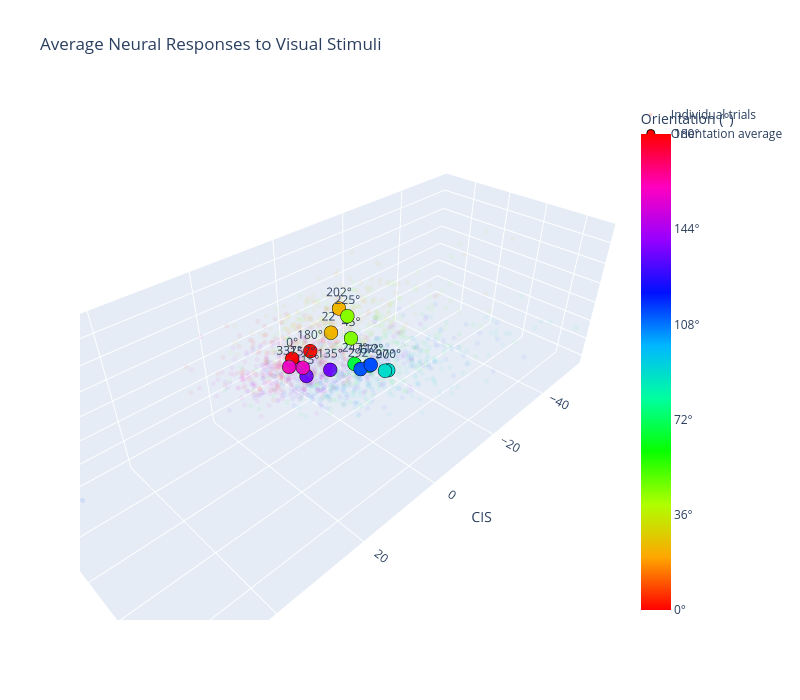

The notebook cell saved with this chart:
### Code cell
# Visual-tuning ring: project per-orientation average responses into a PCA or
# LDA basis (optionally with the CIS/mean axis) and draw the ring, overlaying
# low-alpha per-trial points. Thin wrapper over the shared helpers above.
#
# NOTE ON TIMESCALE: visual responses are summed over STIM_MS (500 ms), but the
# oracle / targeted stim averages overlaid in later cells are summed over
# VIS_ORIENT_TIME (600 ms). To keep one consistent space, `scale` rescales the
# visual responses up to the 600 ms window (default VIS_ORIENT_TIME/STIM_MS),
# exactly as build_projection does in the trajectory cell. The returned `proj`
# and `mean_vec` are therefore on the 600 ms scale, so 600 ms overlays can be
# projected with (X - mean_vec) @ proj and no extra factor.
def make_ring(avg_responses, visual_orientation_degs, visual_trial_df, visual_spikes,
              mode="pca", proj=None, include_CIS=True, scale=None):
    if scale is None:
        scale = VIS_ORIENT_TIME / STIM_MS          # 600 / 500 -> match overlay window
    n_neurons = avg_responses.shape[1]
    neuron_to_idx = {n: i for i, n in enumerate(np.sort(visual_spikes['neuron_id'].unique()))}
    sum_responses = avg_responses.sum(axis=-1)             # (n_orient, n_neurons) per-orientation averages

    # Build the basis (unless caller supplied one). LDA fits on per-trial counts
    # over a 600 ms window; PCA fits on the per-orientation averages. The `scale`
    # is applied inside build_projection so proj/mean_vec are on the 600 ms scale.
    if proj is None:
        lda_trials = None
        if mode == "lda":
            lda_trials = trial_counts(visual_spikes, visual_trial_df, visual_orientation_degs,
                                      neuron_to_idx, 600, n_neurons)
        proj, coords, mean_vec = build_projection(sum_responses, mode=mode,
                                        include_cis=include_CIS, scale=scale,
                                        lda_trials=lda_trials, verbose=True)
    else:
        # mean_vec is unavailable when a basis is supplied; recompute it on the
        # same scaled responses the basis was built from so centering matches.
        mean_vec = (sum_responses * scale).mean(axis=0, keepdims=True)
        coords = (sum_responses * scale - mean_vec) @ proj

    # Per-trial points (spike counts over the full stim window), rescaled to the
    # 600 ms basis and projected with the same centering as the ring.
    trial_raw, trial_labels = trial_counts(visual_spikes, visual_trial_df, visual_orientation_degs,
                                           neuron_to_idx, STIM_MS, n_neurons)
    trial_coords  = (trial_raw * scale - mean_vec) @ proj
    trial_doubled = (trial_labels.astype(int) * 2) % 360

    axis_label = 'PC' if mode == 'pca' else 'LDA'
    labels = (['CIS', f'{axis_label}1', f'{axis_label}2'] if include_CIS
              else [f'{axis_label}1', f'{axis_label}2'])
    fig = plot_ring(coords, visual_orientation_degs,
                    'Average Neural Responses to Visual Stimuli', labels,
                    trial_coords=trial_coords, trial_doubled=trial_doubled)
    fig.show()
    return proj, mean_vec

analysis_mode = "pca"
day1_vis_proj, day1_vis_mean = make_ring(avg_vis_responses_1, visual_orientation_degs1, visual_trial_df1, visual_spikes_1, mode=analysis_mode, include_CIS=True)

### Figure 1 — Plotly figure (JSON) as saved in the notebook; plotly's stock layout.template omitted (floating-point values rounded to 4 significant figures; data arrays with more than 128 entries replaced by an {"elided": "..."} marker saying what was removed)
{"data": [{"hovertemplate": "trial<extra></extra>", "marker": {"cmax": 360, "cmin": 0, "color": {"elided": "1600 int values"}, "colorscale": [[0, "#ff0000"], [0.1111, "#ffa700"], [0.2222, "#afff00"], [0.3333, "#08ff00"], [0.4444, "#00ff9f"], [0.5556, "#00b7ff"], [0.6667, "#0010ff"], [0.7778, "#9700ff"], [0.8889, "#ff00bf"], [1, "#ff0000"]], "line": {"width": 0}, "opacity": 0.05, "size": 3}, "mode": "markers", "name": "Individual trials", "showlegend": true, "type": "scatter3d", "x": {"elided": "1600 float values"}, "y": {"elided": "1600 float values"}, "z": {"elided": "1600 float values"}}, {"marker": {"cmax": 360, "cmin": 0, "color": [0, 45, 90, 135, 180, 225, 270, 315, 0, 45, 90, 135, 180, 225, 270, 315], "colorbar": {"ticktext": ["0°", "36°", "72°", "108°", "144°", "180°"], "tickvals": [0, 72, 144, 216, 288, 360], "title": {"text": "Orientation (°)"}}, "colorscale": [[0, "#ff0000"], [0.1111, "#ffa700"], [0.2222, "#afff00"], [0.3333, "#08ff00"], [0.4444, "#00ff9f"], [0.5556, "#00b7ff"], [0.6667, "#0010ff"], [0.7778, "#9700ff"], [0.8889, "#ff00bf"], [1, "#ff0000"]], "line": {"color": "black", "width": 1}, "size": 8}, "mode": "markers+text", "name": "Orientation average", "text": ["0°", "22°", "45°", "67°", "90°", "112°", "135°", "157°", "180°", "202°", "225°", "247°", "270°", "292°", "315°", "337°"], "textposition": "top center", "type": "scatter3d", "x": [7.459, 0.05932, -2.38, -4.988, -5.929, -2.263, -1.106, 5.838, 2.54, -1.675, -2.069, -1.689, -6.485, -1.667, 5.498, 8.855], "y": [-6.051, -2.264, 1.023, 3.854, 7.389, 6.748, -3.987, -4.766, -6.049, -1.656, 0.329, 2.756, 7.781, 4.508, -4.147, -5.467], "z": [0.004491, 4.628, 3.673, -3.029, -3.011, 0.03727, -6.15, -2.437, -0.5119, 9.836, 8.733, -1.472, -2.951, -1.871, -4.423, -1.055]}], "layout": {"height": 700, "scene": {"aspectmode": "data", "xaxis": {"title": {"text": "CIS"}}, "yaxis": {"title": {"text": "PC1"}}, "zaxis": {"title": {"text": "PC2"}}}, "title": {"text": "Average Neural Responses to Visual Stimuli"}, "width": 800}}
